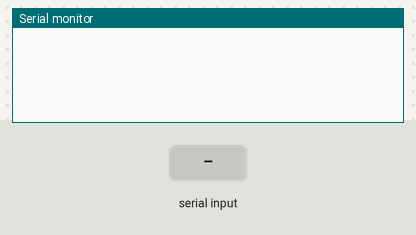
Simulated run of this sketch. Board: Arduino Zero (SAMD21). Parts: the last lines printed to the serial monitor. The inputs (shaded band) are chosen by the test bench.

Above: at 1.5 s.
1.6 s: "S6: \n" received over the second serial link
At 2.7 s:
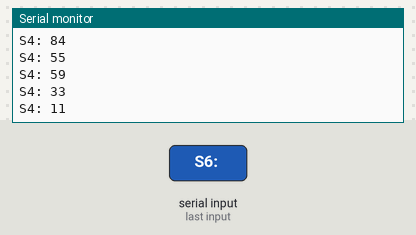
3.3 s: "1" received over the second serial link
At 4.9 s:
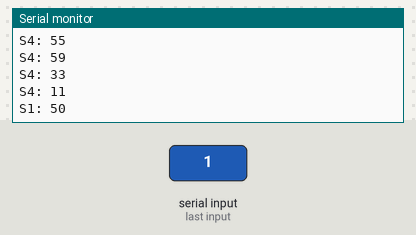
Timing chart, 0 to 6.4 s (numbered marks = the images above; inputs shaded):
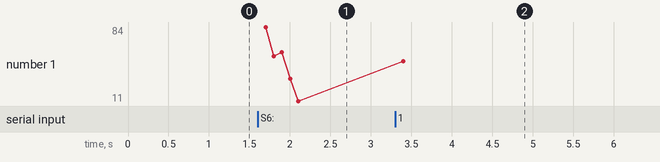

The sketch:

_5_Serial.ino
```cpp
#include <Arduino.h>
#include "wiring_private.h"
/* Daisy chains 5 serials together so that the output of Serial1 is the input of Serial2.
 * Output of Serial2 is input of Serial3 and so on. The I/O value counts up from 0 to 255.
 *
 * MAX number of serials is only 5 as Sercom2 has no pins available given that MISO is used.
 * If the SD Card is involved, then Sercom4 is also unavailable, which leaves only 4 serials.
 */
//Uart SerialN (&sercomM, RX, TX, SERCOM_RX_PAD_P, UART_TX_PAD_Q);
//UART_TX_PAD cannot be 1 or 3
/*****************************************************************
 *  Sercom 0 : Mux
 *
SERCOM  Arduino Pins  PAD
------------------------------------------------------------------
  0       0           3   PIO_SERCOM
  0       1           2   PIO_SERCOM
  0       3           1   PIO_SERCOM
  0       4 (CS)      0   PIO_SERCOM
  0       9           3   PIO_SERCOM
  0       21 (SCL)    2   PIO_SERCOM
  0       17 (A3)     0   PIO_SERCOM
  0       18 (A4)     1   PIO_SERCOM
 *******************************************************************/

Uart Serial1 (&sercom0, 0, 1, SERCOM_RX_PAD_3, UART_TX_PAD_2);
void SERCOM0_Handler()
{
  Serial1.IrqHandler();
}

/*****************************************************************
 *  Sercom 1 : Mux
 *
SERCOM   Arduino Pins  PAD
------------------------------------------------------------------
  1       8           1   PIO_SERCOM
  1       10          2   PIO_SERCOM
  1       11          0   PIO_SERCOM
  1       12          3   PIO_SERCOM
  1       13          1   PIO_SERCOM
******************************************************************/

Uart Serial2 (&sercom1, 12, 10, SERCOM_RX_PAD_3, UART_TX_PAD_2);
void SERCOM1_Handler()
{
  Serial2.IrqHandler();
}

/*****************************************************************
 *  Sercom 3 : Mux
 *
SERCOM  Arduino Pins  PAD
------------------------------------------------------------------
  3       6           2   PIO_SERCOM_ALT
  3       10          2   PIO_SERCOM_ALT
  3       11          0   PIO_SERCOM_ALT
  3       20(SDA)     0   PIO_SERCOM_ALT
  3       21(SCL)     0   PIO_SERCOM_ALT
*******************************************************************/

Uart Serial3 (&sercom3, 6, 11, SERCOM_RX_PAD_2, UART_TX_PAD_0);
void SERCOM3_Handler()
{
  Serial3.IrqHandler();
}
/*****************************************************************
 *  Sercom 4 : Mux
 *
SERCOM  Arduino Pins  PAD
------------------------------------------------------------------
4       2             2   PIO_SERCOM_ALT
4       5             3   PIO_SERCOM_ALT
4       15 (A1)       0   PIO_SERCOM_ALT
4       16 (A2)       1   PIO_SERCOM_ALT
*******************************************************************/
Uart Serial4 (&sercom4, 16, 15, SERCOM_RX_PAD_1, UART_TX_PAD_0);
void SERCOM4_Handler()
{
  Serial4.IrqHandler();
}

/*****************************************************************
 *  Sercom 5 : Mux
 *
SERCOM  Arduino Pins  PAD
------------------------------------------------------------------
5       6             2   PIO_SERCOM_ALT
5       7             3   PIO_SERCOM_ALT
5       19 (A5)       0   PIO_SERCOM_ALT
5       20 (SDA)      0   PIO_SERCOM_ALT
5       21 (SCL)      1   PIO_SERCOM_ALT
*******************************************************************/
Uart Serial5 (&sercom5, 21, 20, SERCOM_RX_PAD_1, UART_TX_PAD_0);
void SERCOM5_Handler()
{
  Serial5.IrqHandler();
}

/*****************************************************************
 *  Sercom 2 : Mux
 *
SERCOM  Arduino Pins  PAD
------------------------------------------------------------------
2       0             3   PIO_SERCOM_ALT
2       2             2   PIO_SERCOM_ALT
2       3             1   PIO_SERCOM_ALT
2       4             0   PIO_SERCOM_ALT
2       5             3   PIO_SERCOM_ALT
2       22 (MISO)     0   PIO_SERCOM_ALT
  No pins available because MISO is used
 */
/*
Uart Serial6 (&sercom2, 5, 22, SERCOM_RX_PAD_3, UART_TX_PAD_0);
void SERCOM2_Handler()
{
  Serial6.IrqHandler();
}*/

uint8_t i = 0;
void setup() {
  Serial.begin(9600);

  Serial1.begin(9600);
  pinPeripheral(1, PIO_SERCOM); //TX
  pinPeripheral(0, PIO_SERCOM); //RX

  Serial2.begin(9600);
  pinPeripheral(10, PIO_SERCOM);//TX
  pinPeripheral(12, PIO_SERCOM);//RX

  Serial3.begin(9600);
  pinPeripheral(11, PIO_SERCOM_ALT);//TX
  pinPeripheral(6, PIO_SERCOM_ALT); //RX

  Serial4.begin(9600);
  pinPeripheral(15, PIO_SERCOM_ALT);//TX
  pinPeripheral(16, PIO_SERCOM_ALT); //RX

  Serial5.begin(9600);
  pinPeripheral(20, PIO_SERCOM_ALT);//TX
  pinPeripheral(21, PIO_SERCOM_ALT);//RX
/*
  Serial6.begin(9600);
  pinPeripheral(5, PIO_SERCOM_ALT);
  pinPeripheral(22, PIO_SERCOM_ALT);
*/
  delay(300);
  Serial1.write(i);
}

void loop() {
  // One to Two
  if (Serial1.available()) {
    i = Serial1.read();
    Serial1.write(++i);
    delay(100);

    Serial.print("S1: ");
    Serial.println(i);
  }

  // Two to Three
  if (Serial2.available()) {
    i = Serial2.read();
    Serial2.write(++i);
    delay(100);

    Serial.print("S2: ");
    Serial.println(i);
  }

  // Three to Four
  if (Serial3.available()) {
    i = Serial3.read();
    Serial3.write(++i);
    delay(100);

    Serial.print("S3: ");
    Serial.println(i);
  }
  // Four to Five
  if (Serial4.available()) {
    i = Serial4.read();
    Serial4.write(++i);
    delay(100);

    Serial.print("S4: ");
    Serial.println(i);
  }

  // Five to Six
  if (Serial5.available()) {
    i = Serial5.read();
    Serial5.write(++i);
    delay(100);

    Serial.print("S5: ");
    Serial.println(i);
  }
/*
  //Six to One
    if (Serial6.available()) {
    i = Serial6.read();
    Serial6.write(++i);
    delay(100);

    Serial.print("S6: ");
    Serial.println(i);
  } */
}
```

Measured:
- after the input at 1.6 s, the serial monitor: prints a new line after 0.10 s (image 1)
- after the input at 3.3 s, the serial monitor: prints a new line after 0.10 s (image 2)
- plotted number 1: 11 → 50 after the input at 3.3 s
